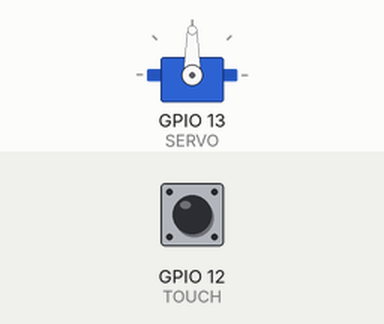
This program was run on a simulated ESP32. Parts: servo. Inputs (shaded band) come from the test bench; at power-on: GPIO 12 (TOUCH) LOW. What the program prints to the serial monitor is not drawn.

Above: at 1.2 s.
1.3 s: GPIO 12 (TOUCH) pulled HIGH for 3.2 s
Timing chart, 0 to 6.6 s (numbered marks = the images above; inputs shaded):
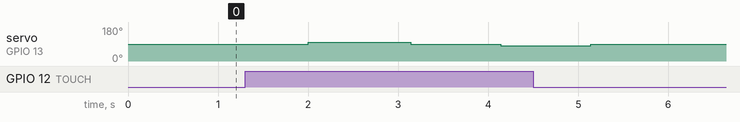

The program:

main.cpp
```cpp
#include <Arduino.h>
#include <Servo.h>

const int SERVO = 13;
const int TOUCH = 12;

int value = 0;

int timePrint = 0;

Servo myservo;

void printar(int val, int value, int valueRead){
  Serial.print("val: ");
  Serial.println(val);

  Serial.print("value: ");
  Serial.println(value);

  Serial.print("valueRead: ");
  Serial.println(valueRead);
  Serial.println("--------------------");
}

void printServo(int val){
  int X = 100;
  int Y = 80;

  if(value == X){
    value = Y;
    myservo.write(value);
    delay(1000);
    myservo.write(90);
  } else {
    value = X;
    myservo.write(value);
    delay(1140);
    myservo.write(90);
  }

  int valueRead = myservo.read();
  printar(val, value, valueRead);
}

void setup() {
  Serial.begin(9600);
  myservo.attach(SERVO);
  myservo.write(90);
}

void loop() {
  int val = digitalRead(TOUCH);

  if(millis()-timePrint == 1000){
    if(val){
      printServo(val);
    }
    timePrint = millis();
  }
}
```

Measured:
- after the input at 1.3 s, servo on GPIO 13 (SERVO): 90° → 100° after 0.70 s, → 90° 1.1 s later, → 80° 1.0 s later, → 90° 1.0 s later
